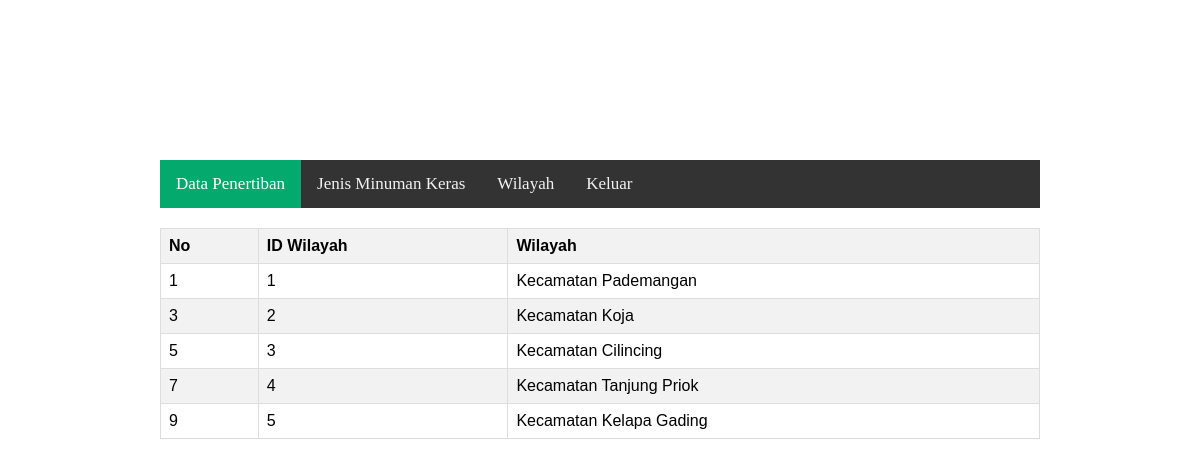
The app's page /admin/wilayah.php (signed in) with its own data.
### tables this page shows
CREATE TABLE `wilayah` (
  `id_wilayah` int(11) NOT NULL,
  `wilayah` varchar(255) NOT NULL
);

### admin/wilayah.php (the view, shortened to what this page needs)
<!DOCTYPE html>
<html lang="en">
<head>
</head>
<body>
    <?php
        include '../fragments/navbar_admin.php';
    ?>
    <table>
        <thead class="text-center">
            <th styles="width:10%"> No </th>
            <th styles="width:20%"> ID Wilayah </th>
            <th styles="width:20%"> Wilayah </th>
        </thead>
        <tbody>
            <?php
                require '../config/koneksi.php';
                try{
                    $stmt = $pdo->query("SELECT * FROM wilayah");
                    $i = 1;
                    while ($row2 = $stmt->fetch()){
                    echo"<tr>
                        <td>".$i++."</td>
                        <td>".$row2["id_wilayah"]."</td>
                        <td>".$row2["wilayah"]."</td>
                    </tr>
                    "; $i++;}
                } catch(PDOException $e){
                    exit("PDO Error: ".$e->getMessage()."<br>");
                }
            ?>
        </tbody>
    </table>
</body>
</html>

### admin/wilayah.php (style rules this page uses)
body { margin: 0; padding: 10rem }
table { font-family: Arial, sans-serif; border-collapse: collapse; width: 100%; margin: 20px 0; }
th, td { border: 1px solid #dddddd; text-align: left; padding: 8px; }
th { background-color: #f2f2f2; }
tr:nth-child(even) { background-color: #f2f2f2; }

### records on screen
wilayah: id_wilayah "1", wilayah "Kecamatan Pademangan"
wilayah: id_wilayah "2", wilayah "Kecamatan Koja"
wilayah: id_wilayah "3", wilayah "Kecamatan Cilincing"
wilayah: id_wilayah "4", wilayah "Kecamatan Tanjung Priok"
wilayah: id_wilayah "5", wilayah "Kecamatan Kelapa Gading"
